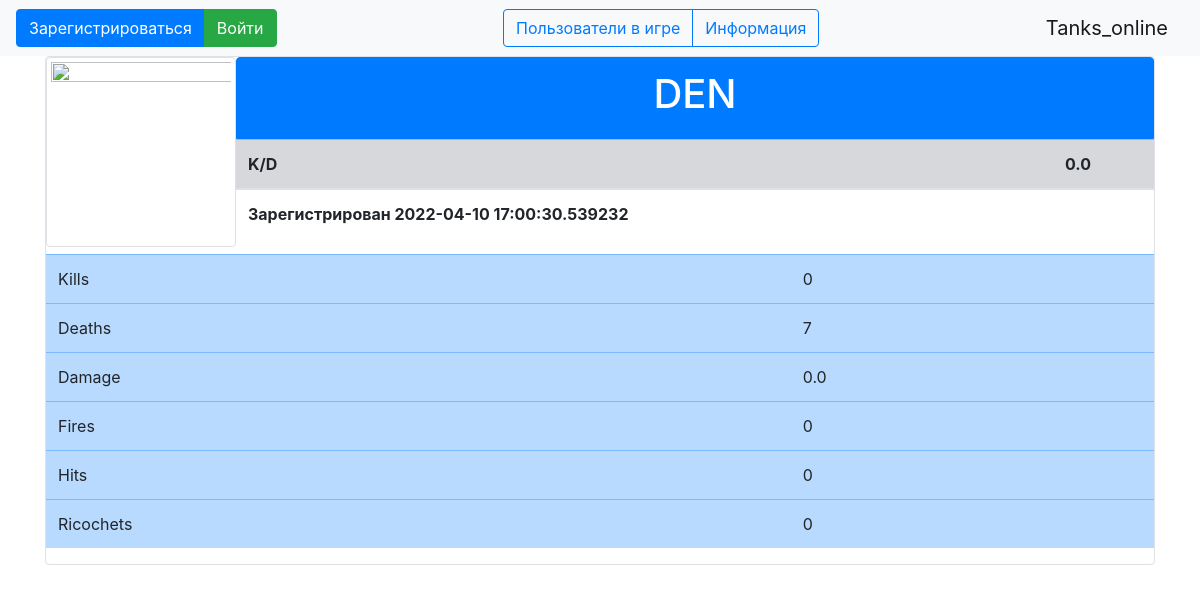
Screenshot of /player/1 with the database file from the repository.
### data/users.py (models this page shows, shortened)
class User(SqlAlchemyBase, UserMixin):
    __tablename__ = 'users'
    id = sqlalchemy.Column(sqlalchemy.Integer, primary_key=True, autoincrement=True)
    surname = sqlalchemy.Column(sqlalchemy.String, nullable=True)
    name = sqlalchemy.Column(sqlalchemy.String, nullable=True)
    age = sqlalchemy.Column(sqlalchemy.Integer, nullable=True)
    email = sqlalchemy.Column(sqlalchemy.String, unique=True, nullable=True)
    nickname = sqlalchemy.Column(sqlalchemy.String, unique=True, nullable=True)
    hashed_password = sqlalchemy.Column(sqlalchemy.String, nullable=True)
    game_stat = sqlalchemy.Column(sqlalchemy.String, nullable=True)
    modified_date = sqlalchemy.Column(sqlalchemy.DateTime, default=datetime.datetime.now)

### data/stats.py (models this page shows)
class Stats(SqlAlchemyBase):
    __tablename__ = 'statistics'
    id = sqlalchemy.Column(sqlalchemy.Integer,
                           primary_key=True, autoincrement=True)
    player_mail = sqlalchemy.Column(sqlalchemy.String, sqlalchemy.ForeignKey("users.email"), unique=True)
    kills = sqlalchemy.Column(sqlalchemy.Integer, nullable=True)
    deaths = sqlalchemy.Column(sqlalchemy.Integer, nullable=True)
    rik = sqlalchemy.Column(sqlalchemy.Integer, nullable=True)
    hits = sqlalchemy.Column(sqlalchemy.Integer, nullable=True)
    fires = sqlalchemy.Column(sqlalchemy.Integer, nullable=True)
    damage = sqlalchemy.Column(sqlalchemy.Float, nullable=True)
    user = orm.relation('User')

### web.py (the view)
    @app.route("/player/<int:id>")
    def player(id):
        user = db_sess.query(User).filter(User.id == id).first()
        stat = db_sess.query(Stats).filter(Stats.player_mail == user.email).first()
        deaths = 1 if stat.deaths == 0 else stat.deaths
        kd = round(stat.kills / deaths, 2)
        return render_template("player.html", stat=stat, kd=kd, user=user)

### templates/player.html (shortened to what this page needs)
{% extends "base.html" %}
{% block content %}
<div class="col-md6 border rounded" align="center" id="load">
<img src="https://ob-kassa.ru/content/front/buhoskol_tmp1/images/reviews-icon.jpg" class="img-thumbnail" height="190px" width="190px" align="left">
<div class="list-group">
  <button type="button" class="list-group-item list-group-item-action active" aria-current="true">
    <h1>{{user.nickname}}</h1>
  </button>
    <table class="table">
       <thead>
           <tr class="table-secondary">
             <th scope="col">K/D</th>
             <th scope="col">{{kd}}</th>
           </tr>
       </thead>
       <tbody>
       <tr>
         <th rowspan="2">Зарегистрирован {{user.modified_date}}</th>
       </tr>
       </tbody>
    </table>
</div>
  <table class="table" align="center">
     <tbody>
     <tr class="table-primary">
       <td scope="row">Kills</td>
       <td>{{stat.kills}}</td>
     </tr>
     <tr class="table-primary">
       <td scope="row">Deaths</td>
       <td>{{stat.deaths}}</td>
     </tr>
     <tr class="table-primary">
       <td scope="row">Damage</td>
       <td>{{stat.damage}}</td>
     </tr>
     <tr class="table-primary">
       <td scope="row">Fires</td>
       <td>{{stat.fires}}</td>
     </tr>
     <tr class="table-primary">
       <td scope="row">Hits</td>
       <td>{{stat.hits}}</td>
     </tr>
     <tr class="table-primary">
       <td scope="row">Ricochets</td>
       <td>{{stat.rik}}</td>
     </tr>
     </tbody>
  </table>
</div>
{% endblock %}

### rows the page displays
User: nickname "DEN", modified_date "2022-04-10 17:00:30.539232"
Stats: kills "0", deaths "7", damage "0.0", fires "0", hits "0", rik "0"

### other values shown
{{ kd }} "0.0"
